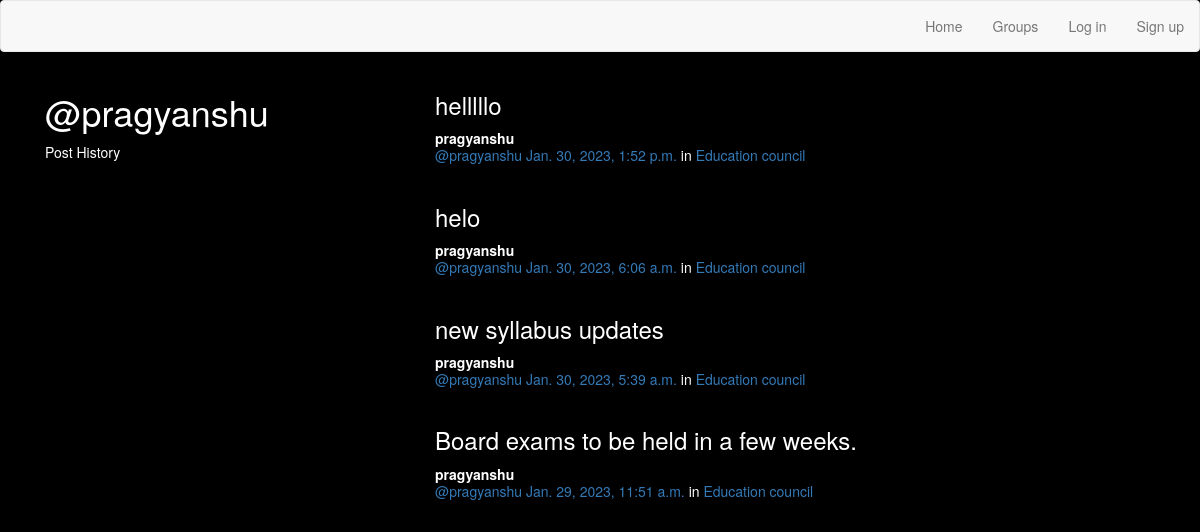
The page /posts/by/pragyanshu/ on the database its author committed.
### posts/models.py (models this page shows, shortened)
class Post(models.Model):
    user = models.ForeignKey(User, related_name="posts",on_delete=models.CASCADE)
    created_at = models.DateTimeField(auto_now=True)
    message = models.TextField()
    message_html = models.TextField(editable=False)
    group = models.ForeignKey(Group, related_name="posts",null=True, blank=True,on_delete=models.CASCADE)
    class Meta:
        ordering = ["-created_at"]
        unique_together = ["user", "message"]

### groups/models.py (models this page shows, shortened)
class Group(models.Model):
    name = models.CharField(max_length=256,unique=True)
    slug = models.SlugField(allow_unicode=True,unique=True)
    description = models.TextField(blank=True,default='')
    description_html = models.TextField(editable=False,default='',blank=True)
    members = models.ManyToManyField(User,through='GroupMember')
    class Meta:
        ordering=['name']

### posts/views.py (the view)
# urls.py: re_path(r'by/(?P<username>[-\w]+)/',views.UserPosts.as_view(),name='for_user'),
class UserPosts(generic.ListView):
    model = models.Post
    template_name = "posts/user_post_list.html"
    def get_queryset(self):
        try:
            self.post_user = User.objects.prefetch_related("posts").get(
                username__iexact=self.kwargs.get("username")
            )
        except User.DoesNotExist:
            raise Http404
        else:
            return self.post_user.posts.all()
    def get_context_data(self, **kwargs):
        context = super().get_context_data(**kwargs)
        context["post_user"] = self.post_user
        return context

### posts/templates/posts/user_post_list.html
{% extends "posts/post_base.html" %}
{% block prepost %}
<div class="col-md-4">
	<h1>@{{ post_user.username }}</h1>
	<p>Post History</p>
</div>
{% endblock %}
{% block post_content %}
<div class="col-md-8">
	{% for post in post_list %}
		{% include "posts/_post.html" %}
	{% endfor %}
</div>
{% endblock %}

### posts/templates/posts/post_base.html (shortened to what this page needs)
{% extends "base.html" %}
{% block content %}
<div class="posts-page">
	<div class="container">
		<div class="row">
			{% block prepost%}{% endblock %}
			{% block post_content %}{% endblock %}
		</div>
	</div>
</div>
{% endblock %}

### templates/base.html (shortened to what this page needs)
<!DOCTYPE html>
{% load static %}
<html lang="en" dir="ltr">
  <head>
<link href="//maxcdn.bootstrapcdn.com/bootstrap/3.3.0/css/bootstrap.min.css" rel="stylesheet" id="bootstrap-css">
    <link rel="stylesheet" href="{% static 'simplesocial/css/master.css'%}">
  </head>
  <body>
    <nav class="navbar navbar-default">
        <div class="collapse navbar-collapse" id="navbar-collapse-2">
          <ul class="nav navbar-nav navbar-right">
            {% if user.is_authenticated %}
             <li><a href="{% url 'home' %}">Home</a></li>
                  <li><a href="{% url 'posts:create' %}">Post</a></li>
                  <li><a href="{% url 'groups:all' %}">Groups</a></li>
                  <li><a href="{% url 'groups:create' %}">Create Group</a></li>
                  <li><a href="{% url 'accounts:logout' %}">Log out</a></li>
            {% else %}
             <li><a href="{% url 'home' %}">Home</a></li>
                  <li><a href="{% url 'groups:all' %}">Groups</a></li>
                  <li><a href="{% url 'accounts:login' %}">Log in</a></li>
                  <li><a href="{% url 'accounts:signup' %}">Sign up</a></li>
            {% endif %}
          </ul>
        </div>
    </nav>
    <div class="container mycontent">
      {% block content %}
      {% endblock %}
    </div>
  </body>
</html>

### posts/templates/posts/_post.html (shortened to what this page needs)
<div class="post media">
	<h3>{{ post.message_html|safe }}</h3>
	<div class="media-body">
		<strong>{{ post.user.username }}</strong>
		<h5 class="media-heading">
			<span class="username"><a href="{% url 'posts:for_user' username=post.user.username %}">@{{ post.user.username }}</a></span>
			<time class="time"><a href="{% url 'posts:single' username=post.user.username pk=post.pk %}">{{ post.created_at }}</a></time>
			{% if post.group %}
			<span class="group-name">in <a href="{% url 'groups:single' slug=post.group.slug %}">{{ post.group.name }}</a></span>
			{% endif %}
		</h5>
	</div>
</div>

### static/simplesocial/css/master.css (style rules this page uses)
body { background-color: black; color: white; }

### rows shown on the page
Post: message_html "helllllo", user.username "pragyanshu", created_at "Jan. 30, 2023, 1:52 p.m.", group.name "Education council"
Post: message_html "helo", user.username "pragyanshu", created_at "Jan. 30, 2023, 6:06 a.m.", group.name "Education council"
Post: message_html "new syllabus updates", user.username "pragyanshu", created_at "Jan. 30, 2023, 5:39 a.m.", group.name "Education council"
Post: message_html "Board exams to be held in a few weeks.", user.username "pragyanshu", created_at "Jan. 29, 2023, 11:51 a.m.", group.name "Education council"

### other values the page prints
{{ post_user.username }} "pragyanshu"
